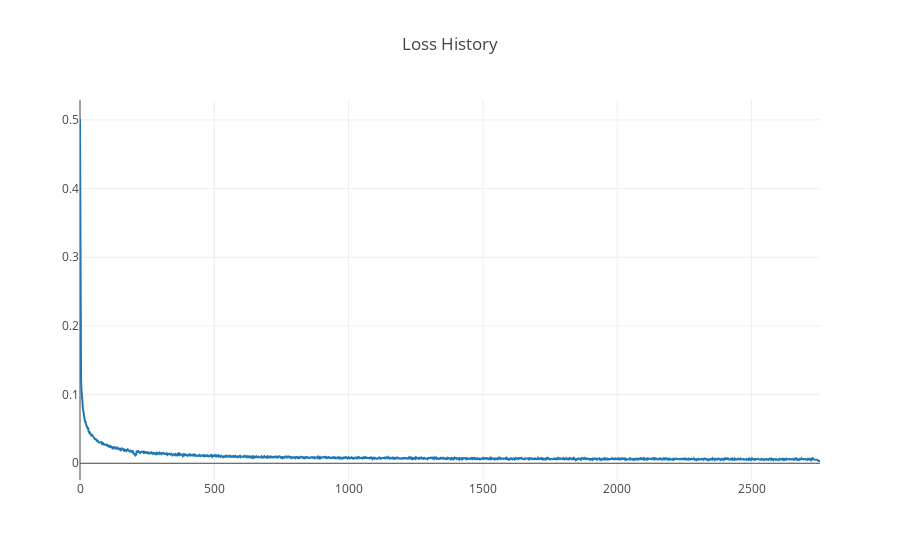

Notebook code for this chart:
### Code cell
plotly.offline.iplot({
    'data': [
        go.Scatter(
            y=loss_history
        )
    ],
    'layout': go.Layout(title='Loss History')
})

### Figure 1 — Plotly figure (JSON) as saved in the notebook; plotly's stock layout.template omitted (floating-point values rounded to 4 significant figures; data arrays with more than 128 entries replaced by an {"elided": "..."} marker saying what was removed)
{"data": [{"type": "scatter", "y": {"elided": "2756 float values"}}], "layout": {"title": "Loss History"}}
